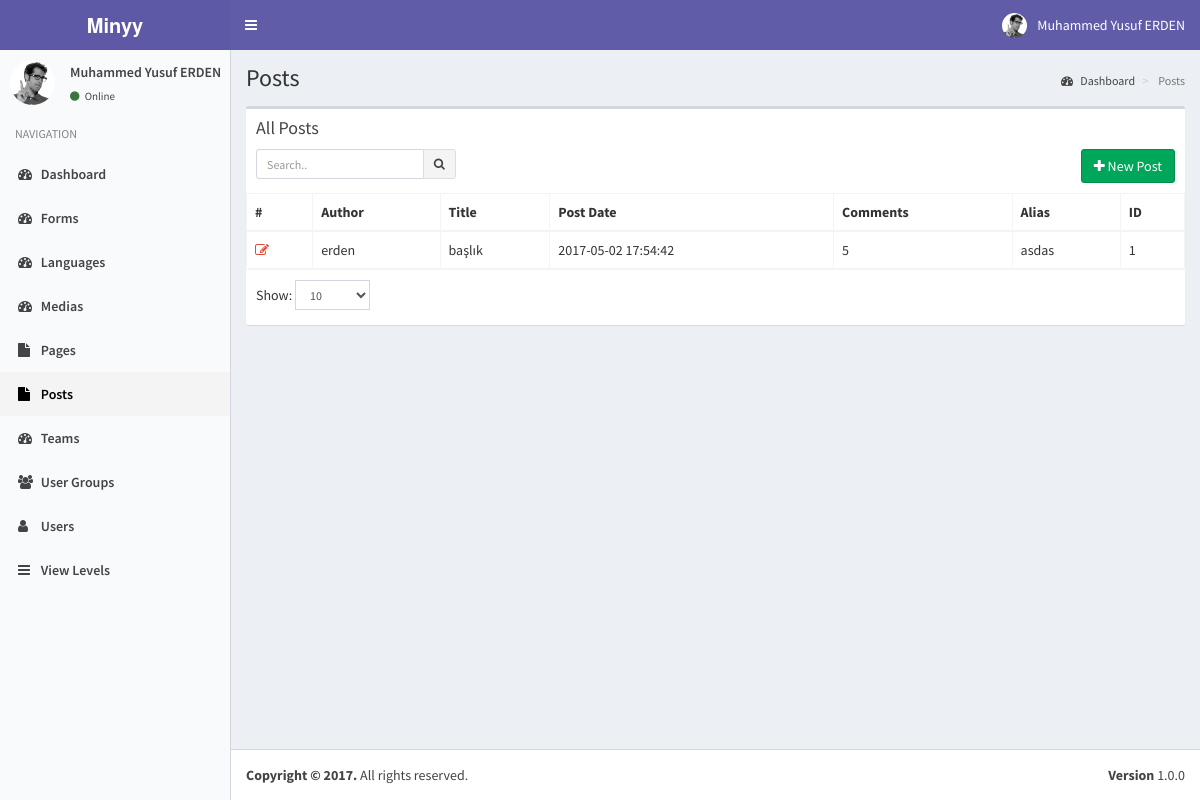
Screenshot of /index.php?controller=module&action=posts (signed in) with the database file from the repository.
### tables this page shows
CREATE TABLE IF NOT EXISTS `users` (
  `pk_user_id` int(11) NOT NULL AUTO_INCREMENT,
  `username` varchar(50) NOT NULL,
  `password` varchar(50) NOT NULL,
  `email` varchar(75) NOT NULL,
  `last_visit` timestamp NOT NULL DEFAULT CURRENT_TIMESTAMP ON UPDATE CURRENT_TIMESTAMP,
  `fullname` varchar(50) DEFAULT NULL,
  `registration_date` timestamp NULL DEFAULT NULL,
  PRIMARY KEY (`pk_user_id`)
);

CREATE TABLE IF NOT EXISTS `posts` (
  `pk_post_id` int(11) NOT NULL AUTO_INCREMENT,
  `author_id` int(11) NOT NULL,
  `post_date` timestamp NULL DEFAULT NULL,
  `post_title` text,
  `post_alias` text,
  `post_content` longtext,
  `post_status` varchar(20) DEFAULT NULL,
  `comment_status` varchar(20) DEFAULT NULL,
  `modified_by` int(11) DEFAULT NULL,
  `modified_date` timestamp NULL DEFAULT NULL,
  `guid` varchar(255) DEFAULT NULL,
  `post_type` varchar(20) DEFAULT NULL,
  `comment_count` bigint(20) DEFAULT NULL,
  `post_params` json DEFAULT NULL,
  PRIMARY KEY (`pk_post_id`)
);

### helpers/view_helper.php (called while the page is built, shortened)
<?php
class ViewHelper
{
    private static $__layout='public';
    public static function getView($viewFolder,$viewFile){
        Functions::requireFile('views/'.$viewFolder,$viewFile.'.php');
    }
    public static function setLayout($layout){
        self::$__layout=$layout;
    }
    public static function getHeader(){
        require_once('views/'.self::$__layout.'_header.php');
    }
}
?>

### controllers/posts_controller.php (called while the page is built, shortened)
<?php
class PostsController implements ModuleInterface
{
    public static function getList($params=array()) {
        $search_term=isset($_GET['search_term']) ? Functions::clearString($_GET['search_term']) : "";
        $order_by=isset($_GET['order_by']) && !empty($_GET['order_by']) ? strtolower(Functions::clearString($_GET['order_by'])) : "id";
        $order_dir=isset($_GET['order_dir']) && !empty($_GET['order_dir']) ? strtolower(Functions::clearString($_GET['order_dir'])) : "desc";
        $limit=isset($_GET['limit']) && !empty($_GET['limit']) ? (int) Functions::clearString($_GET['limit']) : 20;
        $page=isset($_GET['page']) && !empty($_GET['page']) ? (int) Functions::clearString($_GET['page']) : 1;
        $offset=($page-1)*$limit;
        $params=[
            "search_term"=>$search_term,
            "order_by"=>$order_by,
            "order_dir"=>$order_dir,
            "limit"=>$limit,
            "offset"=>$offset
        ];
        $objList = Posts::getObjList($params);
        ViewHelper::getView('posts','posts');
    }
}
?>

### index.php (called while the page is built, shortened)
<?php
require_once('helpers/view_helper.php');
require_once('helpers/functions_helper.php');
require_once('helpers/translate_helper.php');
require_once('models/users_model.php');
require_once('models/view_levels_model.php');
require_once('models/posts_model.php');
require_once('routes.php');

### models/users_model.php (called while the page is built, shortened)
<?php
class Users implements DatabaseObject {
    public $groups;
    public function __construct($pk_user_id,$username,$password,$email,$last_visit,$fullname,$registration_date){
        $this->fullname=$fullname;
        $this->groups=$this->getUserGroups($pk_user_id);
        $this->modules=$this->getUserModules($pk_user_id);
    }
    public static function getObj($id){
        try{
            $db = Db::getInstance();
            $id = intval($id);
            $req = $db->prepare('SELECT * FROM users WHERE pk_user_id = :pk_user_id');
            $req->execute(array('pk_user_id' => $id));
            $obj = $req->fetch();
            if($obj){
                return new Users( $obj['pk_user_id'],
                                    $obj['username'],
                                    $obj['password'],
                                    $obj['email'],
                                    $obj['last_visit'],
                                    $obj['fullname'],
                                    $obj['registration_date']);
            }
            else{
                return [];
            }
        }
        catch (PDOException $e){
            return $e->getMessage();
        }
    }
    public function getUserGroups($id){
        try{
            $db = Db::getInstance();
            $id = intval($id);
            $req = $db->prepare('SELECT * FROM user_usergroup_map WHERE pk_user_id = :pk_user_id');
            $req->execute(array('pk_user_id' => $id));
            $list=[];
            foreach($req->fetchAll() as $obj) {
                $list[]= $obj['pk_group_id'];
            }
            return $list;
        }
        catch (PDOException $e){
            return $e->getMessage();
        }
    }
    public function getUserModules($id){
        $modules=[];
        $params=[
            "search_term"=>"",
            "order_by"=>"name",
            "order_dir"=>"asc",
            "limit"=>"1000",
            "offset"=>"0"
        ];
        $viewLevels=ViewLevels::getObjList($params);
        foreach($viewLevels as $viewObj){
            $voGroups=json_decode($viewObj->groups);
            $voModules=json_decode($viewObj->modules);
            foreach($this->groups as $uoGroup){
                if(in_array($uoGroup,$voGroups)){
                    $modules=array_merge($modules,$voModules);
                }
            }
        }
        $modules=array_merge(array_unique($modules));
        asort($modules);
        global $controllers;
        foreach($modules as $kmodule=>$vmodule){
            $modules[$kmodule]=$controllers['module'][$vmodule];
        }
        return $modules;
    }
}

### models/view_levels_model.php (called while the page is built, shortened)
<?php
class ViewLevels implements DatabaseObject {
    public function __construct($pk_view_level_id,$title,$groups,$modules){
        $this->groups=$groups;
        $this->modules=$modules;
    }
    public static function getObjList($params){
        $list = [];
        $order_dirs=array("desc","asc");
        $key=array_search($params["order_dir"],$order_dirs);
        $order_dir=$order_dirs[($key) ? $key : 0];
        $order_columns=array("pk_view_level_id", "title");
        $key=array_search($params["order_by"],$order_columns);
        $order_by=$order_columns[($key) ? $key : 0];
        $limit=$params["limit"] ? $params["limit"] : "20";
        $offset=$params["offset"] ? $params["offset"] : "0";
        $query="SELECT * FROM view_levels";
        $query.=" ORDER BY $order_by $order_dir LIMIT :offset , :limit";
        $db = Db::getInstance();
        $req = $db->prepare($query);
        $req->bindValue(':limit', intval($limit), PDO::PARAM_INT);
        $req->bindValue(':offset', intval($offset), PDO::PARAM_INT);
        $req->execute();
        foreach($req->fetchAll() as $obj) {
            $list[] = new ViewLevels( $obj['pk_view_level_id'],
                                $obj['title'],
                                $obj['groups'],
                                $obj['modules']);
        }
        return $list;
    }
}

### models/posts_model.php (called while the page is built, shortened)
<?php
    class Posts implements DatabaseObject {
        public function __construct($pk_post_id,$author_id,$author_name,$post_date,$post_title,$post_alias,$post_content,$post_status,$comment_status,$modified_by,$modified_date,$guid,$post_type,$comment_count,$post_params){
            $this->pk_post_id=$pk_post_id;
            $this->author_name=$author_name;
            $this->post_date=$post_date;
            $this->post_title=$post_title;
            $this->post_alias=$post_alias;
            $this->comment_count=$comment_count;
        }
        public static function getObjList($params){
            $list = [];
            $order_dirs=array("desc","asc");
            $key=array_search($params["order_dir"],$order_dirs);
            $order_dir=$order_dirs[($key) ? $key : 0];
            $order_columns=array("pk_post_id","author_id", "post_date", "modified_by", "modified_date", "post_type", "comment_count");
            $key=array_search($params["order_by"],$order_columns);
            $order_by=$order_columns[($key) ? $key : 0];
            $limit=$params["limit"] ? $params["limit"] : "20";
            $offset=$params["offset"] ? $params["offset"] : "0";
            $query="SELECT p.pk_post_id,p.author_id,u.username,p.post_date,p.post_title,p.post_alias,p.post_status,p.comment_status,p.modified_by,p.modified_date,p.guid,p.post_type,p.comment_count,p.post_params FROM minyy.posts as p LEFT JOIN minyy.users as u on p.author_id=u.pk_user_id";
            $query.=" ORDER BY $order_by $order_dir LIMIT :offset , :limit";
            $db = Db::getInstance();
            $req = $db->prepare($query);
            $req->bindValue(':limit', intval($limit), PDO::PARAM_INT);
            $req->bindValue(':offset', intval($offset), PDO::PARAM_INT);
            $req->execute();
            foreach($req->fetchAll() as $obj) {
                $list[] = new Posts( $obj['pk_post_id'],
                                    $obj['author_id'],
                                    $obj['username'],
                                    $obj['post_date'],
                                    $obj['post_title'],
                                    $obj['post_alias'],
                                    '',
                                    $obj['post_status'],
                                    $obj['comment_status'],
                                    $obj['modified_by'],
                                    $obj['modified_date'],
                                    $obj['guid'],
                                    $obj['post_type'],
                                    $obj['comment_count'],
                                    $obj['post_params']);
            }
            return $list;
        }
    }
?>

### views/posts/posts.php (the view, shortened to what this page needs)
<?php ViewHelper::getHeader(); ?>
<?php
    global $objList;
    global $params;
?>
<section class="content-header">
    <h1>
    </h1>
    <ol class="breadcrumb">
    <li><a href="index.php"><i class="fa fa-dashboard"></i> <?php T::__("Dashboard"); ?></a></li>
    <li class="active"> <?php T::__("Posts"); ?></li>
    </ol>
</section>
<section class="content">
    <div class="row">
    <div class="col-xs-12">
        <div class="box">
        <div class="box-header">
            <h3 class="box-title"><?php T::__("All Posts"); ?></h3>
            <div class="box-toolbox">
            <form id="search-form">
            <div class="input-group input-group-sm pull-left search-form">
                <input type="text" name="table_search" class="form-control pull-right" placeholder="<?php T::__("Search.."); ?>" <?php echo !empty(Functions::getUrlVariableValue("search_term")) ? "value='".htmlspecialchars(urldecode(Functions::getUrlVariableValue("search_term")))."'" : ""; ?> />
                <div class="input-group-btn">
                <button type="submit" class="btn btn-default"><i class="fa fa-search"></i></button>
                </div>
            </div>
            </form>
            <a href="index.php?controller=module&action=posts&do=add">
                <button type="button" class="btn btn-success pull-right">
                    <i class="fa fa-plus"></i> <?php T::__("New Post"); ?>
                </button>
            </a>
            </div>
        </div>
        <div class="box-body table-responsive no-padding">
            <table class="table table-hover table-bordered">
            <thead>
                <tr>
                    <th>#</th>
                    <th><?php T::__("Author"); ?></th>
                    <th><?php T::__("Title"); ?></th>
                    <th><?php T::__("Post Date"); ?></th>
                    <th><?php T::__("Comments"); ?></th>
                    <th><?php T::__("Alias"); ?></th>
                    <th><?php T::__("ID"); ?></th>
                </tr>
            </thead>
            <tbody>
            <?php $i=$params['offset']+1; foreach($objList as $post): ?>
            <tr data-id="<?php echo $post->pk_post_id; ?>">
                <td><a data-toggle="tooltip" title="Düzenle" class="text-red" href="index.php?controller=module&action=posts&do=edit&id=<?php echo $post->pk_post_id; ?>"><i class="fa fa-edit"></i></a></td>
                <td class="has-link"><?php echo $post->author_name; ?></td>
                <td class="has-link"><?php echo $post->post_title; ?></td>
                <td class="has-link"><?php echo $post->post_date; ?></td>
                <td class="has-link"><?php echo $post->comment_count; ?></td>
                <td class="has-link"><?php echo $post->post_alias; ?></td>
                <td class="has-link"><?php echo $post->pk_post_id; ?></td>
            </tr>
            <?php endforeach; ?>
            </tbody></table>
        </div>
        <div class="box-footer clearfix">
            <div class="table-length dataTables_length pull-left">
                <label><?php T::__("Show:"); ?>
                    <select name="limit" class="form-control input-sm">
                    <option value="10" <?php echo Functions::getUrlVariableValue("limit")=="10" ? "selected" : ""; ?>>10</option>
                    </select>
                </label>
            </div>
        </div>
        </div>
    </div>
    </div>
</section>

### views/static/header.php (shortened to what this page needs)
<?php
global $currentUser;
?>
<a href="index2.html" class="logo">
    <span class="logo-lg"><b>Minyy</b></span>
</a>
<nav class="navbar navbar-static-top">
    <a href="#" class="sidebar-toggle" data-toggle="offcanvas" role="button">
    </a>
    <div class="navbar-custom-menu">
    <ul class="nav navbar-nav">
        <li class="dropdown user user-menu">
        <a href="#" class="dropdown-toggle" data-toggle="dropdown">
            <img src="assets/img/user2-160x160.jpg" class="user-image" alt="User Image">
            <span class="hidden-xs"><?php echo $currentUser->fullname; ?></span>
        </a>
            </li>
        </ul>
    </div>
</nav>

### views/static/sidebar.php
<?php
global $currentUser;
?>
<section class="sidebar">
    <div class="user-panel">
    <div class="pull-left image">
        <img src="assets/img/user2-160x160.jpg" class="img-circle" alt="User Image">
    </div>
    <div class="pull-left info">
        <p><?php echo $currentUser->fullname; ?></p>
        <a href="#"><i class="fa fa-circle text-success"></i> <?php echo T::__('Online'); ?></a>
    </div>
    </div>
    <ul class="sidebar-menu">
    <li class="header"><?php echo T::__('NAVIGATION'); ?></li>
    <?php
    foreach($currentUser->modules as $module=>$moduleProps):
    ?>
    <li class="<?php echo Functions::isActive($moduleProps["key"]); ?>">
        <a href="index.php?controller=module&action=<?php echo $moduleProps["key"]; ?>"><i class="fa <?php echo $moduleProps["icon"]; ?>"></i> <?php echo $moduleProps["name"]; ?></a>
    </li>
    <?php endforeach; ?>
    </ul>
</section>

### assets/css/style.css (style rules this page uses)
.box-toolbox::after { display: block; clear: both; content: ""; }
.box-toolbox .search-form { max-width: 200px; }
.box-toolbox { margin-top: 10px; }

### rows the page displays
users: fullname "Muhammed Yusuf ERDEN"
posts: author.username "erden", post_title "başlık", post_date "2017-05-02 17:54:42", comment_count "5", post_alias "asdas", pk_post_id "1"

### other values shown
$text "Online NAVIGATION Posts Dashboard Posts All Posts New Post Author Title Post Date Comments Alias ID Show:"
$moduleProps["name"] "Dashboard"
$moduleProps["name"] "Forms"
$moduleProps["name"] "Languages"
$moduleProps["name"] "Medias"
$moduleProps["name"] "Pages"
$moduleProps["name"] "Posts"
$moduleProps["name"] "Teams"
$moduleProps["name"] "User Groups"
$moduleProps["name"] "Users"
$moduleProps["name"] "View Levels"
